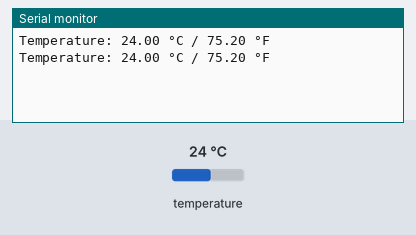
Simulated run of this sketch. Board: Arduino Uno, built with avr-gcc and run on an emulated ATmega328P. Parts: the last lines printed to the serial monitor. The test bench sets the inputs (shaded band); at power-on: temperature 24 °C.

Above: at 3.3 s.
3.4 s: temperature set to 12 °C
At 5.4 s:
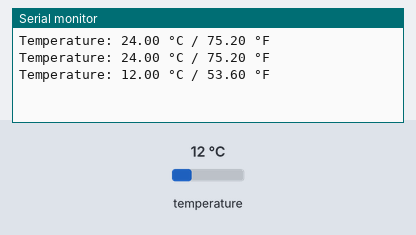
5.9 s: temperature set to 19 °C
At 6.7 s:
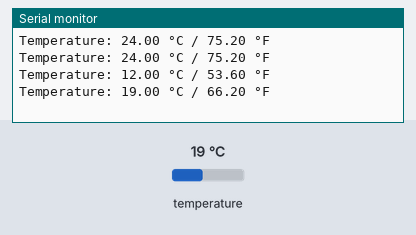
Timing chart, 0 to 8.9 s (numbered marks = the images above; inputs shaded):
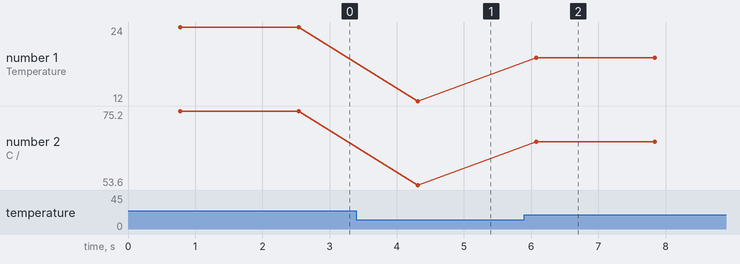

Measured:
- after the input at 3.4 s, the serial monitor: prints a new line after 0.91 s (image 1)
- after the input at 5.9 s, the serial monitor: prints a new line after 0.18 s (image 2)
- plotted number 1: 24 → 12 after the input at 3.4 s, 12 → 19 after the input at 5.9 s
- plotted number 2: 75.2 → 53.6 after the input at 3.4 s, 53.6 → 66.2 after the input at 5.9 s

The sketch:

temperature_sketcher.ino
```cpp
#include <OneWire.h>
#include <DallasTemperature.h>

#define ONE_WIRE_BUS 8  // Pin connected to the DS18B20

OneWire oneWire(ONE_WIRE_BUS);
DallasTemperature sensors(&oneWire);

float Celsius = 0;
float Fahrenheit = 0;

void setup() {
  sensors.begin();
  Serial.begin(9600);  // Start Serial communication
}

void loop() {
  sensors.requestTemperatures();  // Request temperature readings from the sensor

  Celsius = sensors.getTempCByIndex(0);  // Get temperature in Celsius
  Fahrenheit = sensors.toFahrenheit(Celsius);  // Convert Celsius to Fahrenheit

  Serial.print("Temperature: ");
  Serial.print(Celsius);
  Serial.print(" °C / ");
  Serial.print(Fahrenheit);
  Serial.println(" °F");

  delay(1000);  // Wait for 1 second before the next reading
}
```
